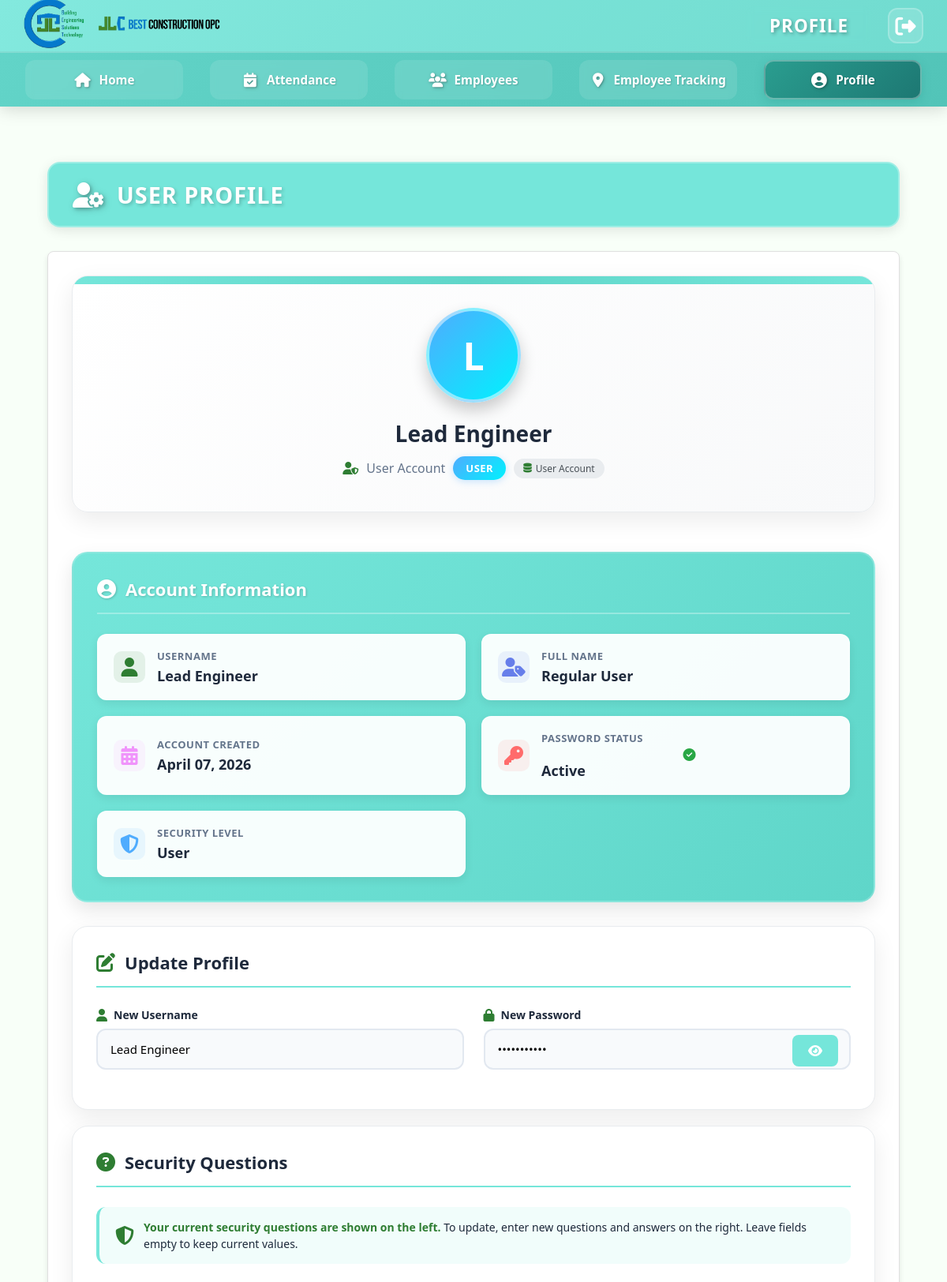
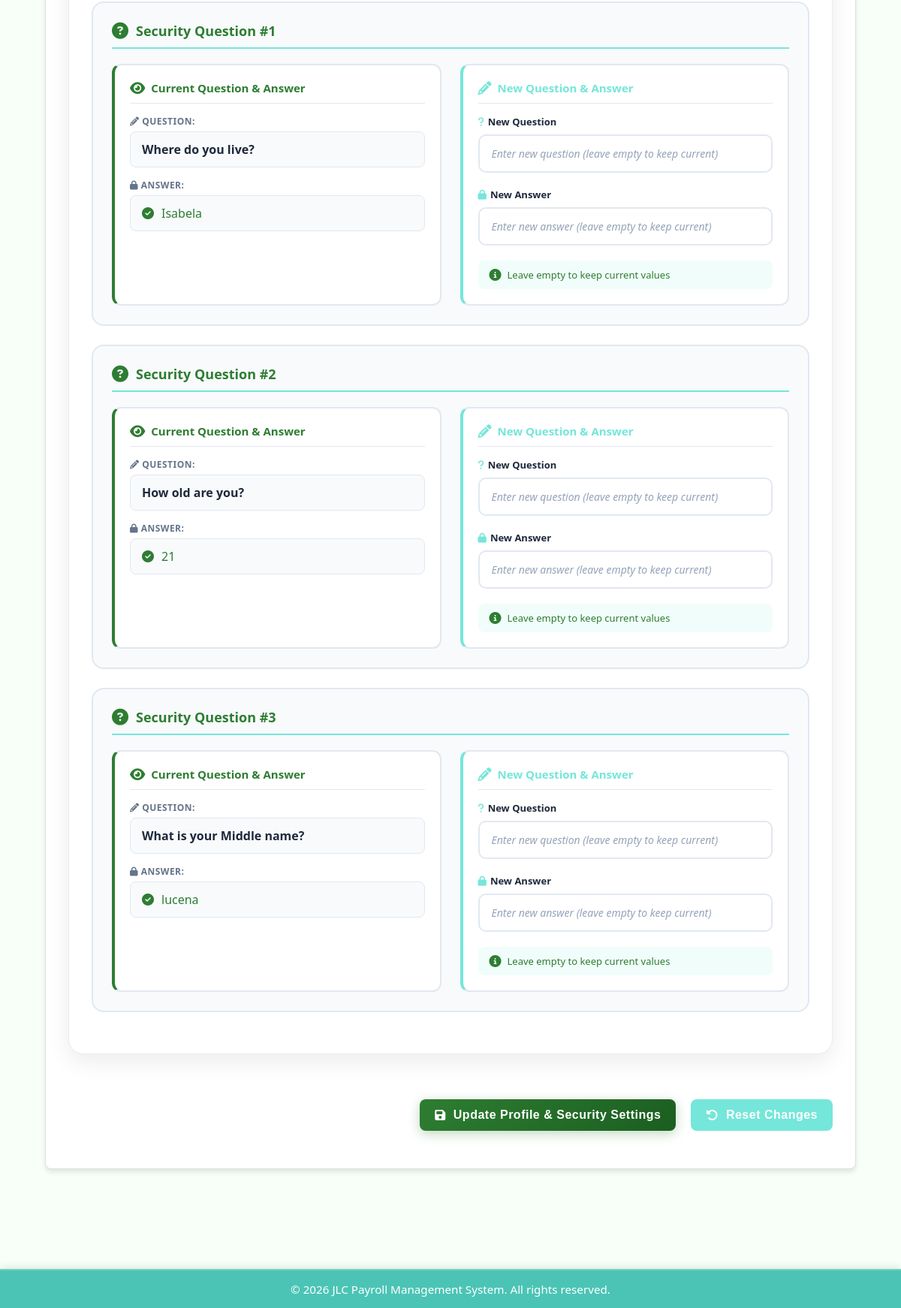
/user.php (signed in), run on the app's committed database (2 pictures, top to bottom).
### tables this page shows
CREATE TABLE IF NOT EXISTS `user_accounts` (
  `id` int NOT NULL AUTO_INCREMENT,
  `username` varchar(50) NOT NULL,
  `password_hash` varchar(255) NOT NULL,
  `full_name` varchar(100) NOT NULL,
  `email` varchar(100) NOT NULL,
  `role` enum('ceo','user') NOT NULL,
  `is_active` tinyint DEFAULT '1',
  `security_answer1` varchar(255) DEFAULT NULL,
  `security_answer2` varchar(255) DEFAULT NULL,
  `security_answer3` varchar(255) DEFAULT NULL,
  `created_at` timestamp NOT NULL DEFAULT CURRENT_TIMESTAMP,
  `last_login` timestamp NULL DEFAULT NULL,
  `security_question1` varchar(255) DEFAULT 'What is your mother''s maiden name?',
  `security_question2` varchar(255) DEFAULT 'What was the name of your first pet?',
  `security_question3` varchar(255) DEFAULT 'What city were you born in?',
  PRIMARY KEY (`id`),
  UNIQUE KEY `username` (`username`),
  UNIQUE KEY `email` (`email`)
);

### user.php (the view, shortened to what the rows shown need)
<?php
include_once("check_access.php");
include_once("connection.php");
$role = $_SESSION['role'] ?? 'admin';
$user_type = $_SESSION['user_type'] ?? 'super_user';
$currentUsername = '';
$currentPassword = '';
$security1 = '';
$security2 = '';
$security3 = '';
$security_q1 = '';
$security_q2 = '';
$security_q3 = '';
$default_q1 = "What is your mother's maiden name?";
$default_q2 = "What was the name of your first pet?";
$default_q3 = "What city were you born in?";
if ($user_type === 'super_user' || $role === 'admin') {
    $column_check = $conn->query("SHOW COLUMNS FROM super_user LIKE 'security_question1'");
    if ($column_check->num_rows > 0) {
        $stmt = $conn->prepare("SELECT username, password, security_answer1, security_answer2, security_answer3, security_question1, security_question2, security_question3 FROM super_user WHERE username = ?");
        $stmt->bind_param("s", $_SESSION['Admin_User']);
        $stmt->execute();
        $stmt->bind_result($currentUsername, $currentPassword, $security1, $security2, $security3, $security_q1, $security_q2, $security_q3);
        $stmt->fetch();
        $stmt->close();
    } else {
        $conn->query("ALTER TABLE super_user ADD COLUMN security_question1 VARCHAR(255) DEFAULT 'What is your mother\'s maiden name?'");
        $conn->query("ALTER TABLE super_user ADD COLUMN security_question2 VARCHAR(255) DEFAULT 'What was the name of your first pet?'");
        $conn->query("ALTER TABLE super_user ADD COLUMN security_question3 VARCHAR(255) DEFAULT 'What city were you born in?'");
        $stmt = $conn->prepare("SELECT username, password, security_answer1, security_answer2, security_answer3 FROM super_user WHERE username = ?");
        $stmt->bind_param("s", $_SESSION['Admin_User']);
        $stmt->execute();
        $stmt->bind_result($currentUsername, $currentPassword, $security1, $security2, $security3);
        $stmt->fetch();
        $stmt->close();
    }
    $security1 = $security1 ?? '';
    $security2 = $security2 ?? '';
    $security3 = $security3 ?? '';
    $security_q1 = $security_q1 ?? $default_q1;
    $security_q2 = $security_q2 ?? $default_q2;
    $security_q3 = $security_q3 ?? $default_q3;
} else {
    $column_check = $conn->query("SHOW COLUMNS FROM user_accounts LIKE 'security_question1'");
    if ($column_check->num_rows > 0) {
        $stmt = $conn->prepare("SELECT username, password_hash as password, security_answer1, security_answer2, security_answer3, security_question1, security_question2, security_question3, full_name FROM user_accounts WHERE username = ?");
        $stmt->bind_param("s", $_SESSION['Admin_User']);
        $stmt->execute();
        $result = $stmt->get_result();
        if ($row = $result->fetch_assoc()) {
            $currentUsername = $row['username'];
            $currentPassword = $row['password'];
            $security1 = $row['security_answer1'] ?? '';
            $security2 = $row['security_answer2'] ?? '';
            $security3 = $row['security_answer3'] ?? '';
            $security_q1 = $row['security_question1'] ?? $default_q1;
            $security_q2 = $row['security_question2'] ?? $default_q2;
            $security_q3 = $row['security_question3'] ?? $default_q3;
        }
    }
}
$firstLetter = !empty($currentUsername) ? strtoupper(substr($currentUsername, 0, 1)) : 'A';
?>
<!DOCTYPE html>
<html lang="en">
<head>
    <link rel="stylesheet" href="./assets/css/user2.css">
    <link rel="stylesheet" href="https://cdnjs.cloudflare.com/ajax/libs/font-awesome/6.4.0/css/all.min.css">
</head>
<body>
<?php include_once("./includes/header.php"); ?>
<main class="content">
    <div class="content-wrapper" style="overflow-y: auto !important; height: calc(100vh - 120px);">
        <div class="profile-container">
            <div class="profile-avatar">
                <div class="avatar-circle <?php echo $role; ?>">
                    <?php echo $firstLetter; ?>
                </div>
                <h3><?php echo htmlspecialchars($currentUsername); ?></h3>
                <p>
                    <i class="fas fa-user-shield"></i>
                    <?php echo ucfirst($role); ?> Account
                    <span class="role-badge <?php echo $role; ?>"><?php echo strtoupper($role); ?></span>
                    <span class="account-type">
                    </span>
                </p>
            </div>
            <div class="info-container">
                <div class="info-grid">
                    <div class="info-item">
                        <div class="info-content">
                            <div class="info-label">Username</div>
                            <div class="info-value"><?php echo htmlspecialchars($currentUsername); ?></div>
                        </div>
                    </div>
                </div>
            </div>
            <form method="POST" action="" id="profileForm">
                <div class="form-section">
                    <div class="form-row">
                        <div class="form-group">
                            <label for="username">
                                <i class="fas fa-user"></i> New Username
                            </label>
                            <input type="text" id="username" name="username"
                                   value="<?php echo htmlspecialchars($currentUsername); ?>"
                                   required
                                   placeholder="Enter new username">
                        </div>
                        <div class="form-group password-group">
                            <label for="password">
                                <i class="fas fa-lock"></i> New Password
                            </label>
                            <input type="password" id="password" name="password"
                                   value="<?php echo htmlspecialchars($currentPassword); ?>"
                                   required
                                   placeholder="Enter new password">
                            <button type="button" class="password-toggle" onclick="togglePassword()">
                                <i class="fas fa-eye"></i>
                            </button>
                        </div>
                    </div>
                </div>
                <div class="form-section">
                    <div class="security-container">
                        <div class="security-split">
                            <div class="current-section">
                                <div class="current-question">
                                    <label><i class="fas fa-pencil-alt"></i> Question:</label>
                                    <div class="question-text"><?php echo !empty($security_q1) ? htmlspecialchars($security_q1) : '<em style="color:#999;">No question set</em>'; ?></div>
                                </div>
                                <div class="current-answer">
                                    <label><i class="fas fa-lock"></i> Answer:</label>
                                    <div class="answer-text">
                                        <i class="fas fa-check-circle"></i> <?php echo !empty($security1) ? htmlspecialchars($security1) : '<em style="color:#999;">No answer set</em>'; ?>
                                    </div>
                                </div>
                            </div>
                        </div>
                    </div>
                    <div class="security-container">
                        <div class="security-split">
                            <div class="current-section">
                                <div class="current-question">
                                    <label><i class="fas fa-pencil-alt"></i> Question:</label>
                                    <div class="question-text"><?php echo !empty($security_q2) ? htmlspecialchars($security_q2) : '<em style="color:#999;">No question set</em>'; ?></div>
                                </div>
                                <div class="current-answer">
                                    <label><i class="fas fa-lock"></i> Answer:</label>
                                    <div class="answer-text">
                                        <i class="fas fa-check-circle"></i> <?php echo !empty($security2) ? htmlspecialchars($security2) : '<em style="color:#999;">No answer set</em>'; ?>
                                    </div>
                                </div>
                            </div>
                        </div>
                    </div>
                    <div class="security-container">
                        <div class="security-split">
                            <div class="current-section">
                                <div class="current-question">
                                    <label><i class="fas fa-pencil-alt"></i> Question:</label>
                                    <div class="question-text"><?php echo !empty($security_q3) ? htmlspecialchars($security_q3) : '<em style="color:#999;">No question set</em>'; ?></div>
                                </div>
                                <div class="current-answer">
                                    <label><i class="fas fa-lock"></i> Answer:</label>
                                    <div class="answer-text">
                                        <i class="fas fa-check-circle"></i> <?php echo !empty($security3) ? htmlspecialchars($security3) : '<em style="color:#999;">No answer set</em>'; ?>
                                    </div>
                                </div>
                            </div>
                        </div>
                    </div>
                </div>
            </form>
        </div>
    </div>
</main>
</body>
</html>

### data on the page
user_accounts: username "L", username "Lead Engineer", security_question1 "Where do you live?", security_answer1 "Isabela", security_question2 "How old are you?", security_answer2 "21", security_question3 "What is your Middle name?", security_answer3 "lucena"

### other printed values
$page_title ?: 'DASHBOARD' "PROFILE"
$role "User"
$role "USER"
$full_name "Regular User"
